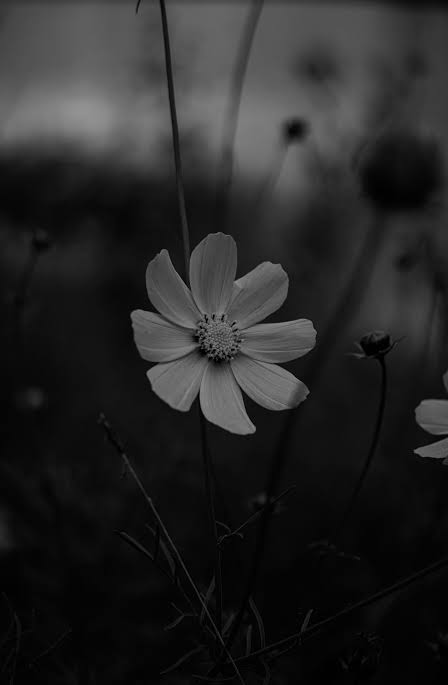
#> input picture Week 2/Images/dark_flower.jpg, 448 x 685 px
$ python histogram_matching.py
#> lines starting #> are read from the running program, lines starting #| are printed output that depends on the picture
# Exercise 2e Histogram Matching

import numpy as np
from PIL import Image
import matplotlib.pyplot as plt

def histogram(img):
    hist = np.zeros(256, dtype=int)
    for value in img.ravel():
        hist[value] += 1
    return hist

def cdf_from_histogram(hist):
    cdf = np.cumsum(hist).astype(np.float64)
    cdf /= cdf[-1]
    return cdf

def match_histograms(src, ref):
    """Map intensities of src so its histogram matches ref's. Returns matched image + mapping."""
    src_cdf = cdf_from_histogram(histogram(src))
    ref_cdf = cdf_from_histogram(histogram(ref))
    mapping = np.zeros(256, dtype=np.uint8)
    for s in range(256):
        mapping[s] = np.argmin(np.abs(ref_cdf - src_cdf[s]))
    return mapping[src], mapping

dark   = np.array(Image.open("../Images/dark_flower.jpg").convert("L"))
flower = np.array(Image.open("../Images/flower.jpg").convert("L"))
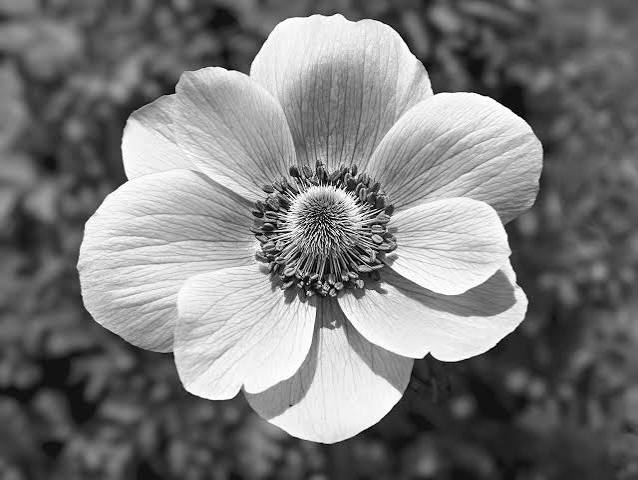
#> input picture Week 2/Images/flower.jpg, 638 x 480 px

matched, mapping = match_histograms(dark, flower)
#> the loop in histogram, `for value in img.ravel():` made 306880 passes
#> value on passes 1 to 3: 49, 49, 50
#> after the loop in histogram, `for value in img.ravel():`: hist = 256 values, max 16295 at index 4, min 0 at index 148, mean 1198.8
#> in cdf_from_histogram, `cdf = np.cumsum(hist).astype(np.float64)`: cdf = 256 values from 941 to 306880
#> in cdf_from_histogram, `cdf /= cdf[-1]`: cdf = 256 values from 0.00307 to 1
#> the loop in histogram (call 2), `for value in img.ravel():` made 306240 passes
#> value on passes 1 to 3: 128, 129, 130
#> in match_histograms, `ref_cdf = cdf_from_histogram(histogram(ref))`: ref_cdf = 256 values from 0.00163 to 1
#> after the loop in match_histograms, `for s in range(256):`: mapping = 256 values from 8 to 255
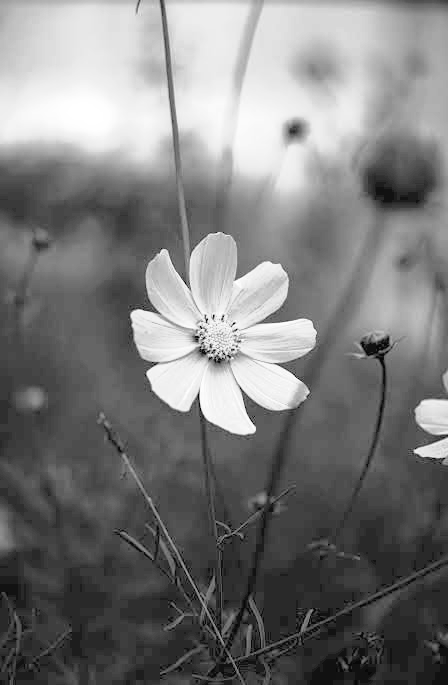
#> matched: shape (685, 448); min 8, max 255, mean 123.9
#> mapping = 256 values from 8 to 255
Image.fromarray(matched).save("dark_flower_matched.png")

fig, ax = plt.subplots(2, 3, figsize=(15, 8))
ax[0,0].imshow(dark,    cmap="gray", vmin=0, vmax=255); ax[0,0].axis("off"); ax[0,0].set_title("dark_flower.jpg (source)")
ax[0,1].imshow(flower,  cmap="gray", vmin=0, vmax=255); ax[0,1].axis("off"); ax[0,1].set_title("flower.jpg (reference)")
ax[0,2].imshow(matched, cmap="gray", vmin=0, vmax=255); ax[0,2].axis("off"); ax[0,2].set_title("Result (matched)")
ax[1,0].bar(range(256), histogram(dark),    width=1.0, color="black"); ax[1,0].set_title("dark_flower hist"); ax[1,0].set_xlim(0,255)
ax[1,1].bar(range(256), histogram(flower),  width=1.0, color="black"); ax[1,1].set_title("flower hist");      ax[1,1].set_xlim(0,255)
ax[1,2].bar(range(256), histogram(matched), width=1.0, color="black"); ax[1,2].set_title("matched hist");     ax[1,2].set_xlim(0,255)
plt.tight_layout(); plt.savefig("histogram_matching.png", dpi=110); plt.close()
#> after `plt.tight_layout()`:
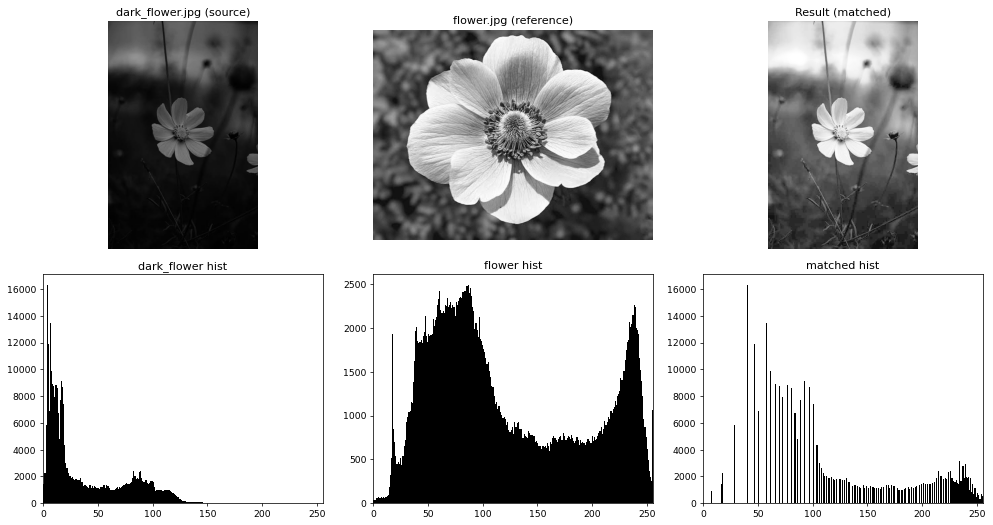
#> figure drawn by matplotlib, 6 panels; panel 4: tallest bar 16295 high, from x = 3.5 to 4.5; panel 5: tallest bar 2489 high, from x = 86.5 to 87.5; panel 6: tallest bar 16295 high, from x = 40.5 to 41.5
print("matching done")
